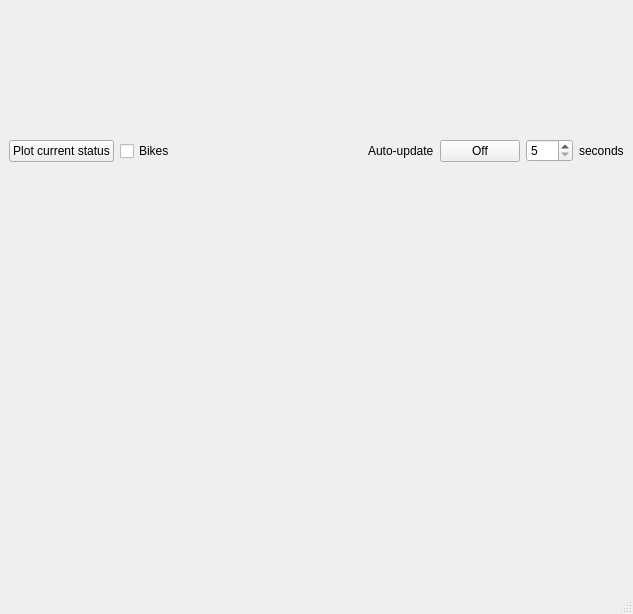
<?xml version="1.0" encoding="UTF-8"?>
<ui version="4.0">
 <class>MainWindow</class>
 <widget class="QMainWindow" name="MainWindow">
  <property name="geometry">
   <rect>
    <x>0</x>
    <y>0</y>
    <width>633</width>
    <height>614</height>
   </rect>
  </property>
  <property name="windowTitle">
   <string>MainWindow</string>
  </property>
  <widget class="QWidget" name="centralwidget">
   <layout class="QVBoxLayout" name="verticalLayout">
    <item>
     <layout class="QHBoxLayout" name="horizontalLayout_2">
      <item>
       <layout class="QVBoxLayout" name="verticalLayout_2">
        <item>
         <layout class="QHBoxLayout" name="horizontalLayout">
          <item>
           <widget class="QPushButton" name="pushButton">
            <property name="text">
             <string>Plot current status</string>
            </property>
           </widget>
          </item>
          <item>
           <widget class="QCheckBox" name="checkBox">
            <property name="text">
             <string>Bikes</string>
            </property>
           </widget>
          </item>
          <item>
           <spacer name="horizontalSpacer">
            <property name="orientation">
             <enum>Qt::Horizontal</enum>
            </property>
            <property name="sizeHint" stdset="0">
             <size>
              <width>40</width>
              <height>20</height>
             </size>
            </property>
           </spacer>
          </item>
          <item>
           <widget class="QLabel" name="label">
            <property name="text">
             <string>Auto-update</string>
            </property>
           </widget>
          </item>
          <item>
           <widget class="QPushButton" name="pushButton_2">
            <property name="text">
             <string>Off</string>
            </property>
           </widget>
          </item>
          <item>
           <widget class="QSpinBox" name="spinBox">
            <property name="minimum">
             <number>5</number>
            </property>
            <property name="maximum">
             <number>500</number>
            </property>
            <property name="singleStep">
             <number>5</number>
            </property>
           </widget>
          </item>
          <item>
           <widget class="QLabel" name="label_2">
            <property name="text">
             <string>seconds</string>
            </property>
           </widget>
          </item>
         </layout>
        </item>
       </layout>
      </item>
     </layout>
    </item>
    <item>
     <widget class="MatplotlibWidget" name="mplwidget"/>
    </item>
   </layout>
  </widget>
  <widget class="QMenuBar" name="menubar">
   <property name="geometry">
    <rect>
     <x>0</x>
     <y>0</y>
     <width>633</width>
     <height>21</height>
    </rect>
   </property>
  </widget>
  <widget class="QStatusBar" name="statusbar"/>
 </widget>
 <customwidgets>
  <customwidget>
   <class>MatplotlibWidget</class>
   <extends>QWidget</extends>
   <header>matplotlibwidget</header>
  </customwidget>
 </customwidgets>
 <resources/>
 <connections/>
</ui>
